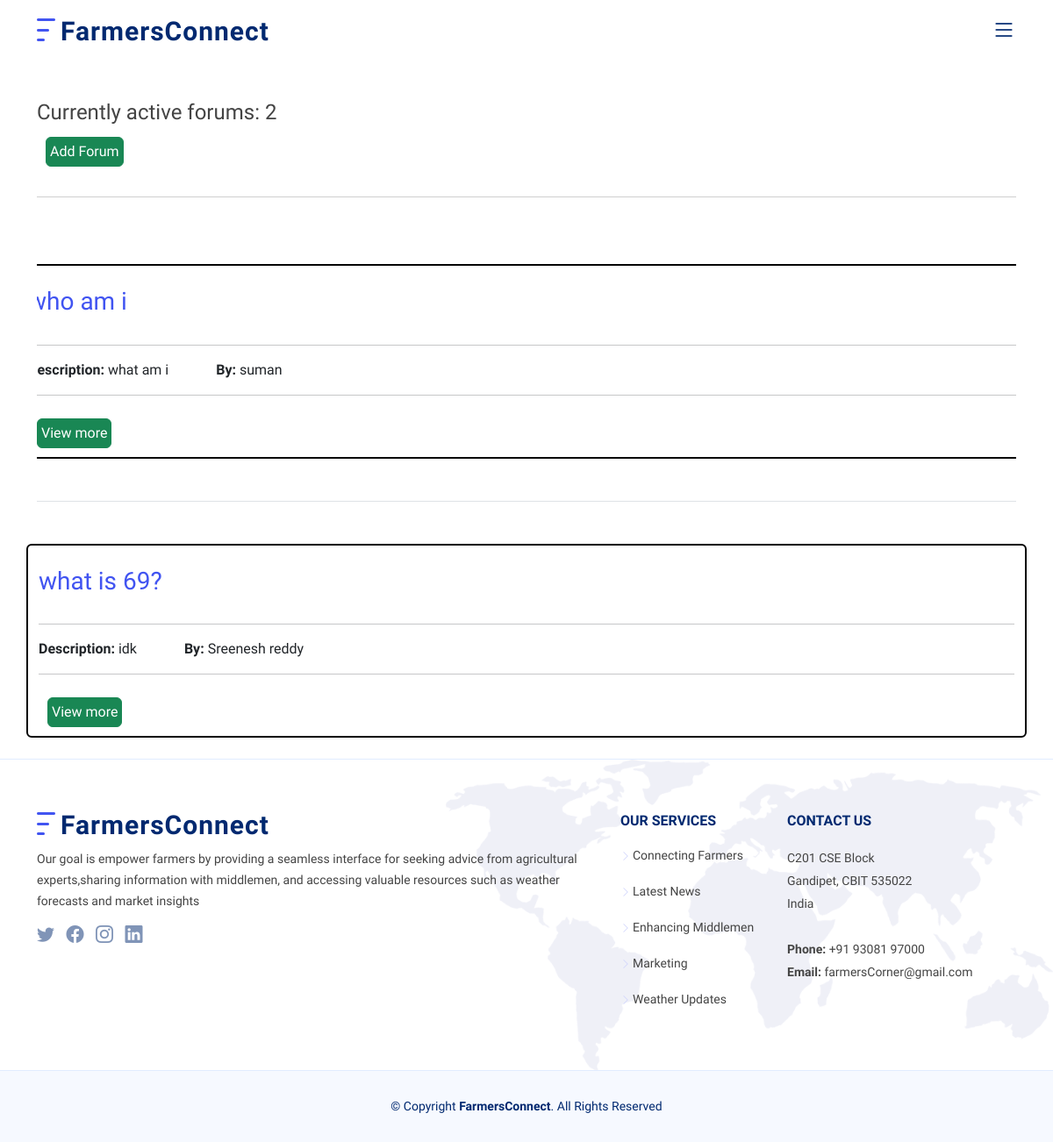
/askexpert/, run on an earlier commit of the app's database.
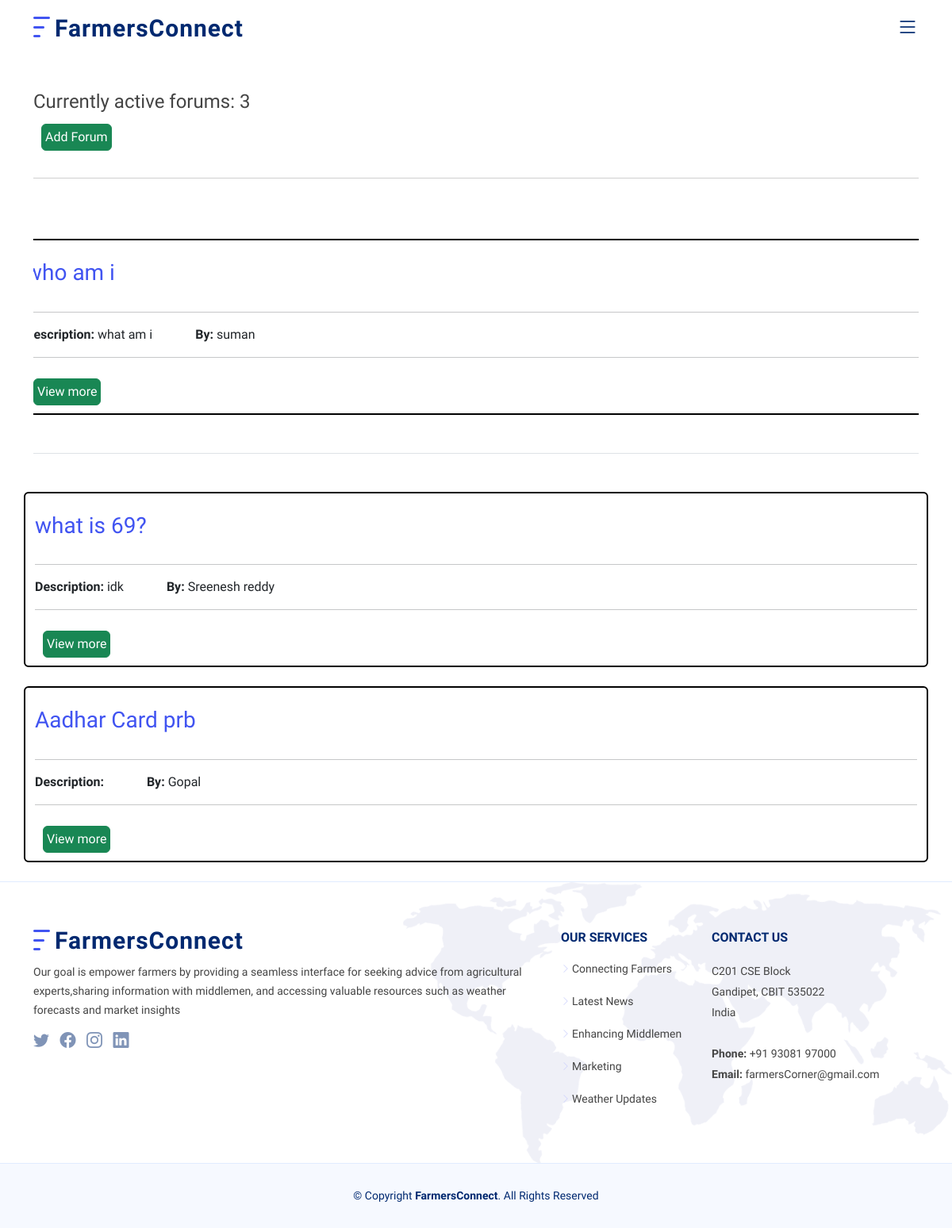
And on a later commit of the database.
### farmersco/models.py (models this page shows, shortened)
class forum(models.Model):
    name=models.CharField(max_length=200,default="anonymous" )
    topic= models.CharField(max_length=300)
    description = models.CharField(max_length=1000,blank=True)
    date_created=models.DateTimeField(auto_now_add=True,null=True)

### farmersco/views.py (the view)
# urls.py: path('askexpert/',views.askexp),
def askexp(request):
    forums=forum.objects.all()
    count=forums.count()
    discussions=[]
    for i in forums:
        discussions.append(i.discussion_set.all())
    context={'forums':forums,
              'count':count,
              'discussions':discussions}
    return render(request,'askexp.html',context)

### templates/askexp.html (shortened to what this page needs)
{% extends 'base.html' %}
{% load static %}
{% block content %}
<div class="container" style="margin-top: 50px;">
    <section class="border-bottom pb-4 mb-5">
        <div class="row gx-5">
          <div class="col-md-6 mb-4 fs-4">
            Currently active forums: {{count}}
            <form method="POST" action="{% url 'addInForum' %}">
            <button class="btn btn-success" style="width:fit-content; padding: 4px; margin:10px;">Add Forum</button>
            </form>
            </div>
            <hr>
            <div class="card-columns" style="padding: 10px; margin: 20px;"></div>
            {%for forum in forums %}
                <div class="card box container" style="border:2px solid black;">
                    <br>
                    <h5 class="">
                        <a href='{{forum.link}}'><h3>{{forum.topic}}</h3></a>
                    </h5><hr>
                        <div class="">
                                <span class="" style="margin-right: 50px;"><strong> Description: </strong> {{forum.description}}  </span>
                            <span> <strong> By: </strong> {{forum.name}}</span>
                            <hr>
                            <a href="/viewmore/{{ forum.topic }}" class="btn btn-success" style="width:fit-content; padding: 4px; margin:10px;">View more</a>
                        </div>
                </div>
            </div>
            <br>
        </div></div>  {%endfor%}
{% endblock %}

### templates/base.html (shortened to what this page needs)
<!DOCTYPE html>
<html lang="en">
    {% load static %}
<head>
  <link href="https://cdn.jsdelivr.net/npm/bootstrap@5.0.2/dist/css/bootstrap.min.css" rel="stylesheet">
  <link href="{% static 'vendor/aos/aos.css' %}" rel="stylesheet">
  <link href="{% static 'vendor/bootstrap/css/bootstrap.min.css' %}" rel="stylesheet">
  <link href="{% static 'vendor/bootstrap-icons/bootstrap-icons.css' %}" rel="stylesheet">
  <link href="{% static 'vendor/glightbox/css/glightbox.min.css' %}" rel="stylesheet">
  <link href="{% static 'vendor/remixicon/remixicon.css' %}" rel="stylesheet">
  <link href="{% static 'vendor/swiper/swiper-bundle.min.css' %}" rel="stylesheet">
  <link href="{% static 'css/style.css' %}" rel="stylesheet">
</head>
<body>
  <header id="header" class="header fixed-top">
    <div class="container-fluid container-xl d-flex align-items-center justify-content-between">
      <a href="index.html" class="logo d-flex align-items-center">
        <img src="static/img/logo.png" alt="">
        <span>FarmersConnect</span>
      </a>
      <nav id="navbar" class="navbar">
        <i class="bi bi-list mobile-nav-toggle"></i>
      </nav>
    </div>
  </header>
  {% block content %}
  {% endblock %}
  <footer id="footer" class="footer">
    <div class="footer-top">
      <div class="container">
        <div class="row gy-4">
          <div class="col-lg-7 col-md-12 footer-info">
            <a href="index.html" class="logo d-flex align-items-center">
              <img src="static/img/logo.png" alt="">
              <span>FarmersConnect</span>
            </a>
            <p>Our goal is empower
              farmers by providing a seamless interface for seeking advice from agricultural
              experts,sharing information with middlemen, and accessing valuable resources
              such as weather forecasts and market insights </p>
            <div class="social-links mt-3">
              <a href="#" class="twitter"><i class="bi bi-twitter"></i></a>
              <a href="#" class="facebook"><i class="bi bi-facebook"></i></a>
              <a href="#" class="instagram"><i class="bi bi-instagram"></i></a>
              <a href="#" class="linkedin"><i class="bi bi-linkedin"></i></a>
            </div>
          </div>
          <div class="col-lg-2 col-6 footer-links">
            <h4>Our Services</h4>
            <ul>
              <li><i class="bi bi-chevron-right"></i> Connecting Farmers</li>
              <li><i class="bi bi-chevron-right"></i> Latest News</li>
              <li><i class="bi bi-chevron-right"></i> Enhancing Middlemen</li>
              <li><i class="bi bi-chevron-right"></i> Marketing</li>
              <li><i class="bi bi-chevron-right"></i> Weather Updates</li>
            </ul>
          </div>
          <div class="col-lg-3 col-md-12 footer-contact text-center text-md-start">
            <h4>Contact Us</h4>
            <p>
              C201 CSE Block <br>
              Gandipet, CBIT 535022<br>
              India <br><br>
              <strong>Phone:</strong> +91 93081 97000<br>
              <strong>Email:</strong> farmersCorner@gmail.com<br>
            </p>
          </div>
        </div>
      </div>
    </div>
    <div class="container">
      <div class="copyright">
        &copy; Copyright <strong><span>FarmersConnect</span></strong>. All Rights Reserved
      </div>
    </div>
  </footer>
  </body>
  </html>

### static/css/style.css (style rules this page uses)
:root { scroll-behavior: smooth; }
body { font-family: "Open Sans", sans-serif; color: #444444; }
a { color: #4154f1; text-decoration: none; }
h1, h2, h3, h4, h5, h6 { font-family: "Nunito", sans-serif; }
section { padding: 60px 0; overflow: hidden; }
.header { transition: all 0.5s; z-index: 997; padding: 20px 0; }
.header .logo { line-height: 0; }
.header .logo img { max-height: 40px; margin-right: 6px; }
.header .logo span { font-size: 30px; font-weight: 700; letter-spacing: 1px; color: #012970; font-family: "Nunito", sans-serif; margin-top: 3px; }
.navbar { padding: 0; }
.mobile-nav-toggle { color: #012970; font-size: 28px; cursor: pointer; display: none; line-height: 0; transition: 0.5s; }
@media (max-width: 1200px) { .mobile-nav-toggle { display: block; } }
.footer { background: #f6f9ff; padding: 0 0 30px 0; font-size: 14px; }
.footer .footer-top { background: white url(../img/footer-bg.png) no-repeat right top; background-size: contain; border-top: 1px solid #e1ecff; border-bottom: 1px solid #e1ecff; padding: 60px 0 30px 0; }
.footer .footer-top .footer-info { margin-bottom: 30px; }
.footer .footer-top .footer-info .logo { line-height: 0; margin-bottom: 15px; }
.footer .footer-top .footer-info .logo img { max-height: 40px; margin-right: 6px; }
.footer .footer-top .footer-info .logo span { font-size: 30px; font-weight: 700; letter-spacing: 1px; color: #012970; font-family: "Nunito", sans-serif; margin-top: 3px; }
.footer .footer-top .footer-info p { font-size: 14px; line-height: 24px; margin-bottom: 0; font-family: "Nunito", sans-serif; }
.footer .footer-top .social-links a { font-size: 20px; display: inline-block; color: rgba(1, 41, 112, 0.5); line-height: 0; margin-right: 10px; transition: 0.3s; }
.footer .footer-top h4 { font-size: 16px; font-weight: bold; color: #012970; text-transform: uppercase; position: relative; padding-bottom: 12px; }
.footer .footer-top .footer-links { margin-bottom: 30px; }
.footer .footer-top .footer-links ul { list-style: none; padding: 0; margin: 0; }
.footer .footer-top .footer-links ul i { padding-right: 2px; color: #d0d4fc; font-size: 12px; line-height: 0; }
.footer .footer-top .footer-links ul li { padding: 10px 0; display: flex; align-items: center; }
.footer .footer-top .footer-links ul li:first-child { padding-top: 0; }
.footer .footer-top .footer-contact p { line-height: 26px; }
.footer .copyright { text-align: center; padding-top: 30px; color: #012970; }

What changed in the data, as far as the page shows it:
added forum: topic "Aadhar Card prb", name "Gopal"
Also different on the page:
{{ count }}: "2" → "3"
